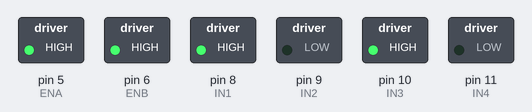
A sketch run on a simulated Arduino Uno, built with avr-gcc and run on an emulated ATmega328P. On the bench: switched loads named in the sketch (green lamp = pin HIGH).

Above: at 2.5 s.
At 6.0 s:
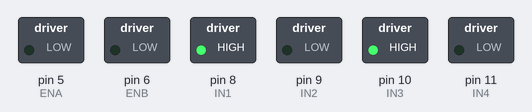
Timing chart, 0 to 8.1 s (numbered marks = the images above):
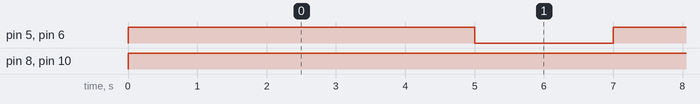

The sketch:

teste_nova_ponte_h.ino
```cpp
// Pinos do Motor A
const int IN1 = 8;
const int IN2 = 9;
const int ENA = 5;

// Pinos do Motor B
const int IN3 = 10;
const int IN4 = 11;
const int ENB = 6;

void setup() {
  // Configura os pinos como saída
  pinMode(IN1, OUTPUT);
  pinMode(IN2, OUTPUT);
  pinMode(ENA, OUTPUT);

  pinMode(IN3, OUTPUT);
  pinMode(IN4, OUTPUT);
  pinMode(ENB, OUTPUT);
}

void loop() {

  // =========================
  // MOTORES LIGADOS
  // =========================

  // Motor A para frente
  digitalWrite(IN1, HIGH);
  digitalWrite(IN2, LOW);

  // Motor B para frente
  digitalWrite(IN3, HIGH);
  digitalWrite(IN4, LOW);

  // Velocidade máxima
  analogWrite(ENA, 255);
  analogWrite(ENB, 255);

  // Mantém os motores ligados por 5 segundos
  delay(5000);


  // =========================
  // MOTORES PARADOS
  // =========================

  analogWrite(ENA, 0);
  analogWrite(ENB, 0);

  // Mantém os motores parados por 2 segundos
  delay(2000);

  // O loop começa novamente
}   
```

segue_linha_v1.c
```cpp
#include <avr/io.h>
#include <stdint.h>

/* ---------- Definicoes de pinos (registradores do ATmega328) ---------- */
#define SENSOR_ESQ_PIN   PD5
#define SENSOR_CEN_PIN   PD6
#define SENSOR_DIR_PIN   PD7

#define MOTOR_A_EN_PIN   PB4   /* direcao motor A (esquerdo) */
#define MOTOR_B_EN_PIN   PB5   /* direcao motor B (direito)  */

/* ---------- Parametros de velocidade (PWM 0-255) ---------- */
/* Ajuste estes valores durante os testes de pista */
static uint8_t VELOC_RETA        = 210;
static uint8_t VELOC_CURVA_LEVE  = 150;
static uint8_t VELOC_CURVA_FORTE = 90;
static uint8_t VELOC_PIVOT       = 60;
static uint8_t VELOC_BUSCA       = 120;

/* Rampa de suavizacao de PWM (evita picos de corrente / trepidacao) */
#define RAMPA_MAX 25

static uint8_t pwmAtualA = 0;
static uint8_t pwmAtualB = 0;
static int8_t  ultimoLado = 0; /* -1 = esquerda, 0 = centro, 1 = direita */

/* ---------- Inicializacao dos pinos digitais dos sensores ---------- */
static void sensores_init(void) {
    /* PD5, PD6, PD7 como entrada */
    DDRD &= (uint8_t)~((1 << SENSOR_ESQ_PIN) | (1 << SENSOR_CEN_PIN) | (1 << SENSOR_DIR_PIN));
}

/* ---------- Inicializacao dos pinos de direcao dos motores (EN) ---------- */
static void motores_dir_init(void) {
    DDRB |= (1 << MOTOR_A_EN_PIN) | (1 << MOTOR_B_EN_PIN);
    /* Motores sempre "para frente": a curva e feita variando o PWM
       relativo entre os dois motores (skid steering), nunca invertendo
       o sentido - isso evita a freada brusca de inverter+zerar juntos. */
    PORTB |= (1 << MOTOR_A_EN_PIN) | (1 << MOTOR_B_EN_PIN);
}

/* ---------- Inicializacao do PWM (Timer1 -> pino 10 / OC1B, PB2) ---------- */
static void pwm_motorA_init(void) {
    DDRB |= (1 << PB2);
    /* Fast PWM 8 bits, non-inverting, prescaler = 64 */
    TCCR1A = (1 << COM1B1) | (1 << WGM10) | (1 << WGM11) & 0; /* configurado abaixo */
    TCCR1A = (1 << COM1B1) | (1 << WGM10);
    TCCR1B = (1 << WGM12) | (1 << CS11) | (1 << CS10); /* prescaler 64, modo Fast PWM 8-bit (WGM12+WGM10) */
    OCR1B = 0;
}

/* ---------- Inicializacao do PWM (Timer2 -> pino 11 / OC2A, PB3) ---------- */
static void pwm_motorB_init(void) {
    DDRB |= (1 << PB3);
    /* Fast PWM 8 bits, non-inverting, prescaler = 64 */
    TCCR2A = (1 << COM2A1) | (1 << WGM21) | (1 << WGM20);
    TCCR2B = (1 << CS22); /* prescaler 64 */
    OCR2A = 0;
}

static inline void pwm_motorA_set(uint8_t valor) { OCR1B = valor; }
static inline void pwm_motorB_set(uint8_t valor) { OCR2A = valor; }

/* ---------- Leitura digital dos sensores ---------- */
static inline uint8_t ler_sensor_esq(void) { return (PIND & (1 << SENSOR_ESQ_PIN)) ? 1 : 0; }
static inline uint8_t ler_sensor_cen(void) { return (PIND & (1 << SENSOR_CEN_PIN)) ? 1 : 0; }
static inline uint8_t ler_sensor_dir(void) { return (PIND & (1 << SENSOR_DIR_PIN)) ? 1 : 0; }

/* ---------- Rampa de suavizacao de PWM ---------- */
static uint8_t aplicar_rampa(uint8_t atual, uint8_t alvo) {
    if (alvo > atual) {
        uint16_t novo = (uint16_t)atual + RAMPA_MAX;
        return (novo > alvo) ? alvo : (uint8_t)novo;
    } else if (alvo < atual) {
        int16_t novo = (int16_t)atual - RAMPA_MAX;
        return (novo < alvo) ? alvo : (uint8_t)novo;
    }
    return atual;
}

int main(void) {
    sensores_init();
    motores_dir_init();
    pwm_motorA_init();
    pwm_motorB_init();

    for (;;) {
        uint8_t esq = ler_sensor_esq();
        uint8_t cen = ler_sensor_cen();
        uint8_t dir = ler_sensor_dir();

        uint8_t pwmA, pwmB;

        if (cen && !esq && !dir) {
            /* Linha centralizada -> reta, velocidade maxima */
            pwmA = VELOC_RETA;
            pwmB = VELOC_RETA;
            ultimoLado = 0;
        }
        else if (dir && !cen && !esq) {
            /* Curva forte para a direita */
            pwmA = VELOC_CURVA_FORTE;
            pwmB = VELOC_PIVOT;
            ultimoLado = 1;
        }
        else if (esq && !cen && !dir) {
            /* Curva forte para a esquerda */
            pwmA = VELOC_PIVOT;
            pwmB = VELOC_CURVA_FORTE;
            ultimoLado = -1;
        }
        else if (cen && dir && !esq) {
            /* Transicao leve para a direita */
            pwmA = VELOC_RETA;
            pwmB = VELOC_CURVA_LEVE;
            ultimoLado = 1;
        }
        else if (cen && esq && !dir) {
            /* Transicao leve para a esquerda */
            pwmA = VELOC_CURVA_LEVE;
            pwmB = VELOC_RETA;
            ultimoLado = -1;
        }
        else if (esq && cen && dir) {
            /* Cruzamento: atravessa em linha reta */
            pwmA = VELOC_RETA;
            pwmB = VELOC_RETA;
        }
        else {
            /* Linha perdida: busca para o ultimo lado detectado */
            if (ultimoLado >= 0) {
                pwmA = VELOC_BUSCA;
                pwmB = 0;
            } else {
                pwmA = 0;
                pwmB = VELOC_BUSCA;
            }
        }

        pwmAtualA = aplicar_rampa(pwmAtualA, pwmA);
        pwmAtualB = aplicar_rampa(pwmAtualB, pwmB);

        pwm_motorA_set(pwmAtualA);
        pwm_motorB_set(pwmAtualB);
    }

    return 0;
}
```

Measured:
- by itself, pin 5 (ENA), pin 6 (ENB): alternates HIGH for 5.0 s and LOW for 2.0 s
- by itself, pin 8 (IN1), pin 10 (IN3): LOW → HIGH at 0.00 s
